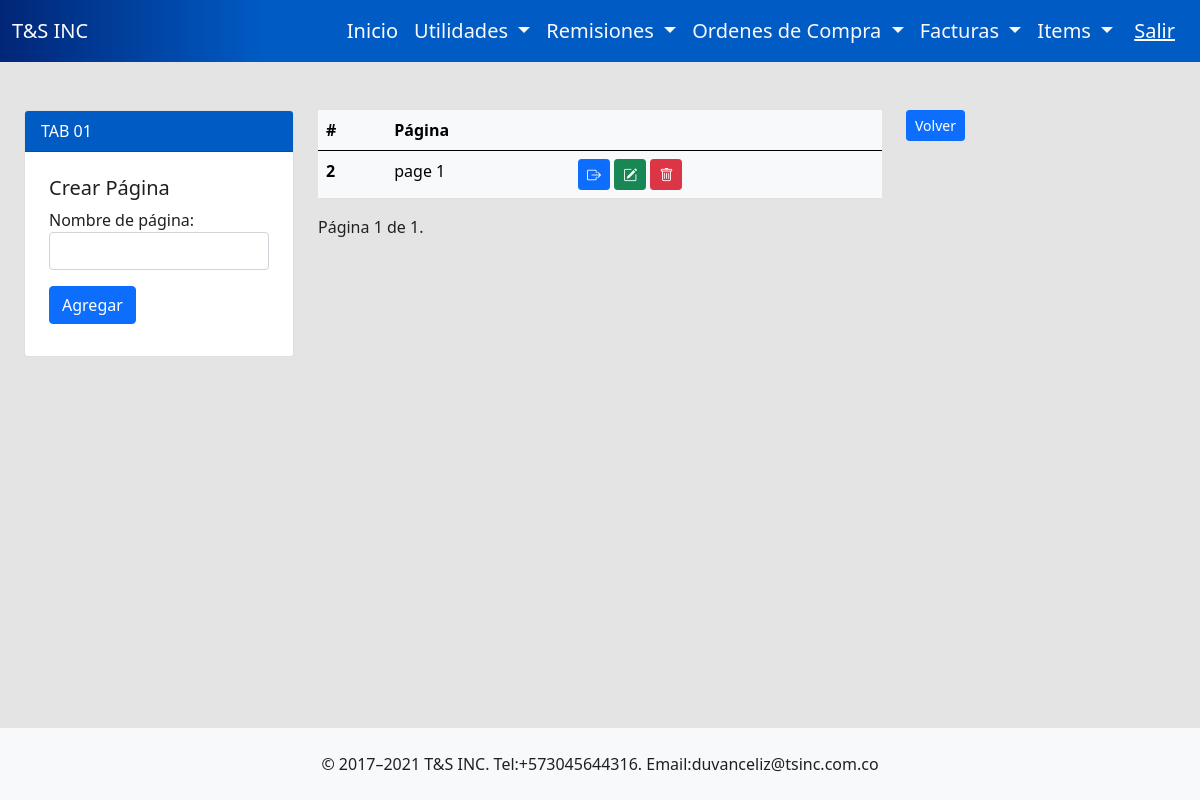
/createpage/2/ (signed in), run on the app's committed database.
### tsinc/models.py (models this page shows, shortened)
class Tabs(models.Model):
    tab_name = models.CharField(max_length=200, default=None)
    controller = models.CharField(max_length=100, null=True)
    chest_type = models.BooleanField(default=True)
    project = models.ForeignKey(Project,on_delete=models.CASCADE, related_name='tabs', null=True, blank=True)

class Dasboard(models.Model):
    name = models.CharField(max_length=200, default=None)
    quantity = models.IntegerField(default=0)
    tab = models.ForeignKey(Tabs, on_delete=models.CASCADE, related_name='dashboards',null=True,blank=True)

### tsinc/views.py (the view)
# urls.py: path('createpage/<int:id>/', views.create_page, name='create_page'),
@login_required
def create_page(request,id):
    if request.method == 'GET':
        tab = get_object_or_404(Tabs,id=id)
        pages_tab = tab.dashboards.all()
        paginator = Paginator(pages_tab, 5)
        page_number = request.GET.get('page')
        page_obj = paginator.get_page(page_number)
        return render(request, 'createpage.html',{'page_obj': page_obj, 'form':CreatePage(), 'tab':tab})
    else:
        tab = Tabs.objects.get(id=id)
        Dasboard.objects.create(name = request.POST['name'], tab=tab)
        return redirect(f'/createpage/{id}/')

### tsinc/forms.py
class CreatePage(forms.Form):
    name = forms.CharField(label="Nombre de página",
                           max_length=100,
                           widget=forms.TextInput(attrs={'class': 'form-control'})
                           )

### tsinc/context_processors.py (called while the page is built)
def folder_tree(request):
    folders = Folder.objects.select_related('parent').order_by('parent_id', 'order')
    return {
        'folder_tree':folders
    }

def get_user(request):
    return {
        'user':request.user
    }

### tsinc/templates/createpage.html (shortened to what this page needs)
{% extends 'layout.html' %} {% block body %}
<div class="container">
    <div class="row">
        <div class="col-md-3 mb-2">
        <div class="card">
          <div class="card-header text-white" style="background: #005bc5;">
            <span class="fs-6 fw_light">
                {{tab.tab_name}}
            </span>
          </div>
          <div class="card-body p-4">
            <h5>Crear Página</h5>
            {% include 'components/form.html' %}
          </div>
        </div>
        </div>
      <div class="col-md-6">
        <table class="table table-hover table-light">
          <thead>
            <tr>
              <th scope="col">#</th>
              <th scope="col">Página</th>
              <th scope="col"></th>
            </tr>
          </thead>
          <tbody>
            <tr>
              {% for page in page_obj %}
                <th scope="row">{{page.id}}</th>
              <td>{{page.name}}</td>
              <td>
                <a class="btn btn-primary btn-sm" href="{% url 'dashboard' page.id %}" data-bs-toggle="tooltip" data-bs-placement="top" title="Entrar a la dashboard"> <i class="bi bi-box-arrow-right"></i></a>
                <a class="btn btn-success btn-sm" href="/editpage/?id={{page.id}}" data-bs-toggle="tooltip" data-bs-placement="top" title="Editar parametros de página"><i class="bi bi-pencil-square"></i></a>
                <a class="btn btn-danger btn-sm" href="{% url 'delete_page' page.id %}" data-bs-toggle="tooltip" data-bs-placement="top" title="Borrar página" onclick="return verificar()"> <i class="bi bi-trash"></i> </a>
              </td>
            </tr>
            {%endfor%}
          </tbody>
        </table>
        <div class="pagination">
          <span class="step-links">
              <span class="current">
                  Página {{ page_obj.number }} de {{ page_obj.paginator.num_pages }}.
              </span>
          </span>
      </div>
      </div>
      <div class="col-md-3">
          <a href="{% url 'tabs' tab.project.id %}" class=" btn btn-primary btn-sm">Volver</a>
      </div>
    </div>
  </div>
{% endblock %}

### tsinc/static/css/styles.css (style rules this page uses)
html, body { height: 100%; margin: 0; }

### data on the page
Tabs: tab_name "TAB 01"
Dasboard: id "2", name "page 1"

### other printed values
{{ page_obj.number }} "1"
{{ page_obj.paginator.num_pages }} "1"
